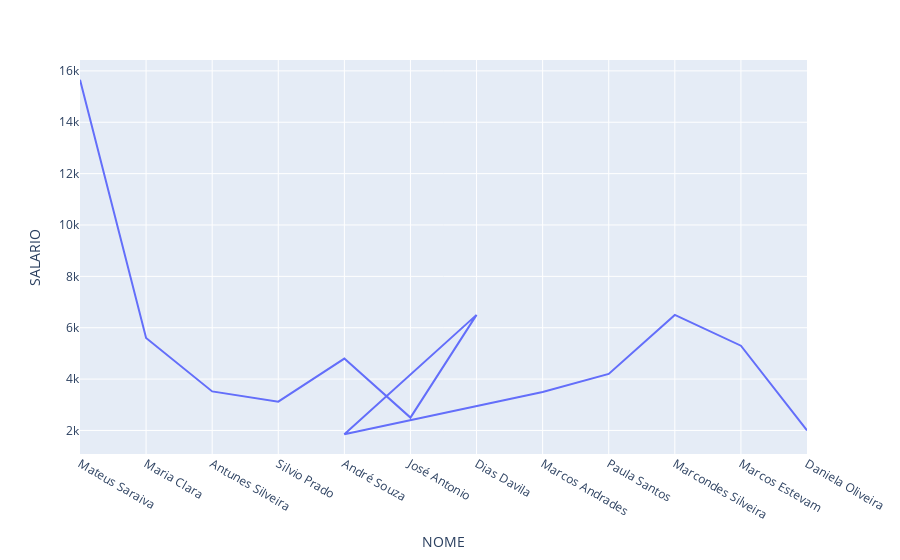

Here is the notebook cell this chart was saved with:
### Code cell
fig = pltex.line(dados_RH, x='NOME', y='SALARIO')
fig.show()

### Figure 1 — Plotly figure (JSON) as saved in the notebook; plotly's stock layout.template omitted (floating-point values rounded to 4 significant figures)
{"data": [{"hovertemplate": "NOME=%{x}<br>SALARIO=%{y}<extra></extra>", "legendgroup": "", "line": {"color": "#636efa", "dash": "solid"}, "marker": {"symbol": "circle"}, "mode": "lines", "name": "", "orientation": "v", "showlegend": false, "type": "scatter", "x": ["Mateus Saraiva", "Maria Clara", "Antunes Silveira", "Silvio Prado", "André Souza", "José Antonio", "Dias Davila", "André Souza", "Marcos Andrades", "Paula Santos", "Marcondes Silveira", "Marcos Estevam", "Daniela Oliveira"], "xaxis": "x", "y": [15660.0, 5600.0, 3520.0, 3120.0, 4800.0, 2500.0, 6500.0, 1850.0, 3500.0, 4200.0, 6500.0, 5300.0, 2000.0], "yaxis": "y"}], "layout": {"legend": {"tracegroupgap": 0}, "margin": {"t": 60}, "xaxis": {"anchor": "y", "domain": [0, 1], "title": {"text": "NOME"}}, "yaxis": {"anchor": "x", "domain": [0, 1], "title": {"text": "SALARIO"}}}}
